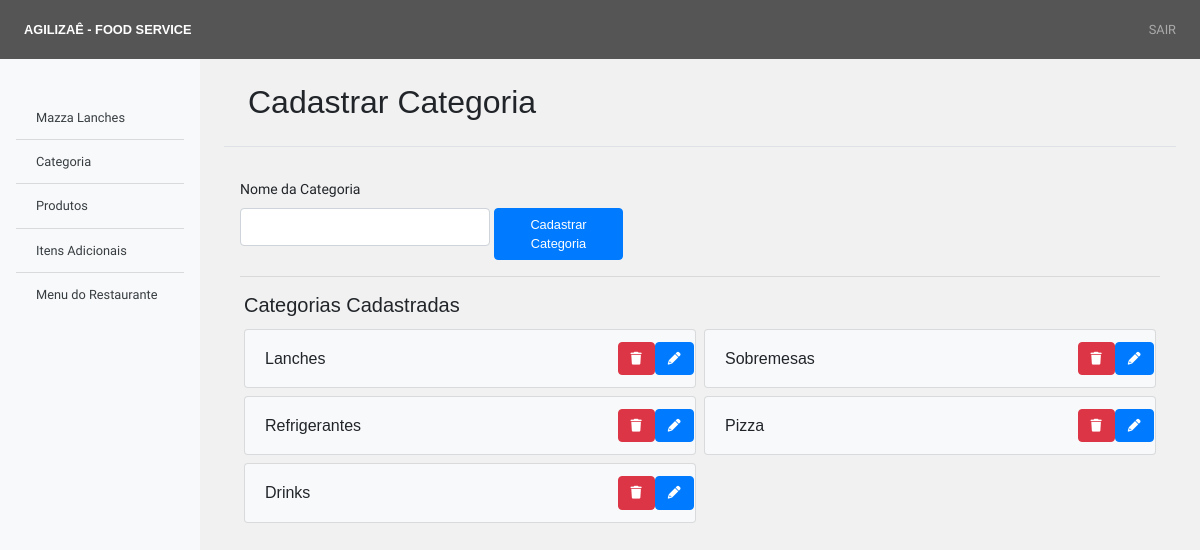
/adm/cad-categoria.php (signed in), run on the app's committed database.
### tables this page shows
CREATE TABLE `restaurante` (
  `cd_restaurante` int NOT NULL AUTO_INCREMENT,
  `cd_gestor` int DEFAULT NULL,
  `nm_restaurante` varchar(80) DEFAULT NULL,
  `nm_fantasia` varchar(80) DEFAULT NULL,
  `cd_cnpj` varchar(30) DEFAULT NULL,
  `ds_rua` varchar(80) DEFAULT NULL,
  `ds_num` varchar(15) DEFAULT NULL,
  `ds_bairro` varchar(30) DEFAULT NULL,
  `cd_cep` varchar(15) DEFAULT NULL,
  `nm_cidade` varchar(50) DEFAULT NULL,
  `nm_estado` varchar(4) DEFAULT NULL,
  PRIMARY KEY (`cd_restaurante`)
);

CREATE TABLE `categoria` (
  `cd_categoria` int NOT NULL AUTO_INCREMENT,
  `cd_restaurante` int DEFAULT NULL,
  `nm_categoria` varchar(50) DEFAULT NULL,
  PRIMARY KEY (`cd_categoria`)
);

### adm/cad-categoria.php (the view, shortened to what this page needs)
<?php include('inc/header.php');?>
    <?php include('inc/navbar.php');
    ?>
    <div class="container-fluid">
        <div class="row">
            <nav id="sidebarMenu" class="col-md-3 col-lg-2 d-md-block bg-light sidebar collapse">
                <?php include('inc/navegacao-lateral.php')?>
            </nav>
            <main id="cadArea" role="main" class="col-md-9 ml-sm-auto col-lg-10 px-md-4">
                <div class="d-flex justify-content-between flex-wrap flex-md-nowrap align-items-center px-4 py-4 mb-3 border-bottom">
                    <h3 class="h2 mb-0"><?php echo isset($categoria)?"Editar":"Cadastrar"?> Categoria</h3>
                </div>
                <div class="p-3" style="height:100vh">
                    <div class="row no-gutters">
                        <div class="col-12">
                            <form id="cadCateg" method="POST">
                                <div class="row no-gutters">
                                    <div class="col-12 col-md-5">
                                        <label>Nome da Categoria</label>
                                        <div class="form-group d-flex mb-0">
                                            <input type="text" class="form-control" data-name="Nome da Categoria" name="categ" value="<?php echo isset($categoria)?$categoria["nm_categoria"]:"" ?>">&nbsp;
                                            <button type="submit" class="btn btn-<?php echo isset($categoria)?"warning":"primary"?> w-50"><?php echo isset($categoria)?"Atualizar":"Cadastrar"?> Categoria</button>
                                        </div>
                                    </div>
                                </div>
                            </form>
                            <hr>
                        </div>
                        <?php
                        $catProd = "SELECT * FROM categoria WHERE cd_restaurante = $cdRest";
                        $resultCatProd = $conexao->query($catProd);
                        $linhasCatProd = $resultCatProd->num_rows;
                        if($linhasCatProd > 0) {?>
                        <div class="col-12">
                            <div class="mx-1">
                                <h5 class="mb-2">Categorias Cadastradas</h5>
                            </div>
                        </div>
                        <?php while($rowCtPrd = $resultCatProd->fetch_assoc()) { ?>
                        <div class="col-12 col-md-6">
                            <div class="m-1">
                                <ul class="list-group">
                                    <li class="list-group-item bg-light d-flex align-items-center justify-content-between">
                                        <strong class="h6 mb-0"><?php echo$rowCtPrd["nm_categoria"]?></strong>
                                        <div class="btn-area">
                                            <a href="cad-categoria?id=<?php echo$rowCtPrd["cd_categoria"]?>&action=delete" class="btn btn-danger" title="deletar"><i class="fa-solid fa-trash"></i></a>
                                            <a href="cad-categoria?id=<?php echo$rowCtPrd["cd_categoria"]?>" class="btn btn-primary" title="editar"><i class="fa-solid fa-pencil"></i></a>
                                        </div>
                                    </li>
                                </ul>
                            </div>
                        </div>
                        <?php };
                        }; ?>
                    </div>
                </div>
            </main>
        </div>
    </div>
<?php include('inc/footer.php')?>

### adm/inc/navegacao-lateral.php
<div class="sidebar-sticky pt-5">
    <div class="list-group list-group-flush px-3">
        <a href="./" class="list-group-item list-group-item-action list-group-item-secondary"><?php echo$rowLoja['nm_fantasia']?></a>
        <a href="cad-categoria" class="list-group-item list-group-item-action list-group-item-secondary">Categoria</a>
        <a href="cad-produto" class="list-group-item list-group-item-action list-group-item-secondary">Produtos</a>
        <a href="cad-itemadicional" class="list-group-item list-group-item-action list-group-item-secondary">Itens Adicionais</a>
        <a href="administracao-menu" class="list-group-item list-group-item-action list-group-item-secondary">Menu do Restaurante</a>
    </div>
</div>

### assets/css/main-adm.css (style rules this page uses)
* { margin: 0; padding: 0; font-family: 'Montserrat', sans-serif; }
body { background-color: #f1f1f1; font-size: .875rem; }
a { color: #000; }
h1, h2, h3, h4, h5, h6 { font-family: 'Montserrat', sans-serif; }
p, a, ul, li { font-family: 'Roboto', sans-serif; color: inherit; text-decoration: none; }
textarea, input, label { font-family: 'Roboto', sans-serif; resize: none; }
button, a { font-size: 0.8rem !important; }
.sidebar { position: fixed; top: 0; bottom: 0; left: 0; z-index: 100; padding: 48px 0 0; }
.sidebar-sticky { position: relative; top: 0; height: calc(100vh - 48px); padding-top: .5rem; overflow-x: hidden; overflow-y: auto; }
.list-group-item { background-color: transparent; }
.btn-area { width: 14%; display: flex; justify-content: space-between; }

### data on the page
restaurante: nm_fantasia "Mazza Lanches"
categoria: nm_categoria "Lanches"
categoria: nm_categoria "Sobremesas"
categoria: nm_categoria "Refrigerantes"
categoria: nm_categoria "Pizza"
categoria: nm_categoria "Drinks"
